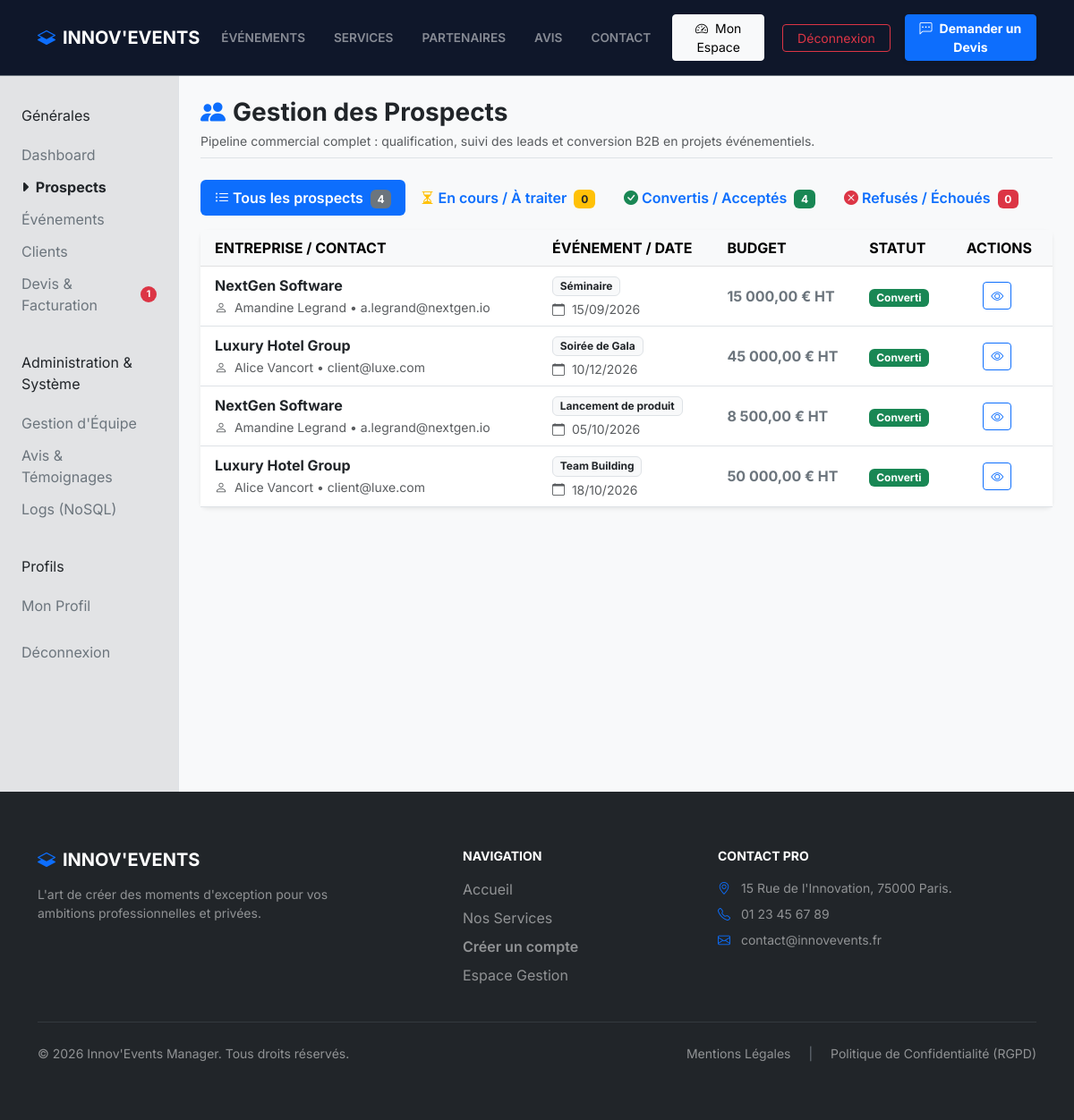
The page /index.php?action=prospects (signed in) on the database its author committed.
### tables this page shows
CREATE TABLE prospects (
id INT AUTO_INCREMENT PRIMARY KEY,
user_id INT NULL,
company_id INT NULL,
company_name VARCHAR(255) NOT NULL,
contact_name VARCHAR(255) NOT NULL,
email VARCHAR(255) NOT NULL,
phone VARCHAR(50) NOT NULL,
event_type VARCHAR(100) NOT NULL,
event_date DATE NULL,
location VARCHAR(255) NULL,
estimated_participants INT NULL,
budget DECIMAL(10, 2) NULL,
description TEXT NULL,
rejection_reason TEXT NULL,
status VARCHAR(50) NOT NULL DEFAULT 'à contacter',
created_at TIMESTAMP DEFAULT CURRENT_TIMESTAMP,
CONSTRAINT fk_prospects_user
FOREIGN KEY (user_id) REFERENCES users(id)
ON DELETE CASCADE ON UPDATE CASCADE,
CONSTRAINT fk_prospects_company
FOREIGN KEY (company_id) REFERENCES companies(id)
ON DELETE CASCADE ON UPDATE CASCADE
);

### src/controllers/DashboardController.php (called while the page is built, shortened)
<?php
require_once __DIR__ . '/../models/sql/Prospect.php';
class DashboardController extends BaseController
{
    public function showProspectsList(): void
    {
        $prospectModel = new Prospect();
        $allProspects = $prospectModel->findAll();
        $prospectsEnCours   = [];
        $prospectsConvertis = [];
        $prospectsEchoues   = [];
        foreach ($allProspects as $p) {
            $status = strtolower($p['status'] ?? '');
            if (in_array($status, ['échoué', 'refusé'], true)) {
                $prospectsEchoues[] = $p;
            } elseif (in_array($status, ['converti', 'accepté'], true)) {
                $prospectsConvertis[] = $p;
            } else {
                $prospectsEnCours[] = $p;
            }
        }
        $prospects = $allProspects;
        require __DIR__ . '/../views/partials/header.php';
        require __DIR__ . '/../views/admin/list_prospects.php';
        require __DIR__ . '/../views/partials/footer.php';
    }
}

### src/config/Database.php (called while the page is built, shortened)
<?php
class Database {
    private static $instance = null;
    private function __construct() {
        $host    = 'db';
        $db      = 'innovevents_db';
        $user    = 'root';
        $pass    = 'root_password';
        $charset = 'utf8mb4';
        $dsn = "mysql:host=$host;dbname=$db;charset=$charset";
        try {
            $this->pdo = new PDO($dsn, $user, $pass, [
                PDO::ATTR_ERRMODE => PDO::ERRMODE_EXCEPTION,
                PDO::ATTR_DEFAULT_FETCH_MODE => PDO::FETCH_ASSOC,
                PDO::ATTR_EMULATE_PREPARES => false
            ]);
        } catch (\PDOException $e) {
            error_log("Database connection failure: " . $e->getMessage());
            die("Erreur de connexion à la base de données. Veuillez réessayer plus tard.");
        }
    }
    public static function getInstance() {
        if (self::$instance === null) {
            self::$instance = new Database();
        }
        return self::$instance->pdo;
    }
}

### src/models/sql/Prospect.php (called while the page is built, shortened)
<?php
require_once __DIR__ . '/../../config/Database.php';
class Prospect
{
    private $db;
    public function __construct()
    {
        $this->db = Database::getInstance();
    }
    public function findAll(): array
    {
        try {
            $query = "SELECT * FROM prospects ORDER BY created_at DESC";
            $stmt = $this->db->prepare($query);
            $stmt->execute();
            return $stmt->fetchAll(PDO::FETCH_ASSOC);
        } catch (\PDOException $e) {
            error_log("Erreur lors de la récupération des prospects : " . $e->getMessage());
            return [];
        }
    }
}

### src/views/admin/list_prospects.php (the view, shortened to what this page needs)
<?php
function renderProspectTable(array $list): void
{
    ?>
    <div class="table-responsive">
        <table class="table table-hover align-middle mb-0" aria-label="Tableau des prospects">
            <thead class="table-light text-uppercase fs-7">
            <tr>
                <th scope="col" class="px-3">Entreprise / Contact</th>
                <th scope="col">Événement / Date</th>
                <th scope="col">Budget</th>
                <th scope="col">Statut</th>
                <th scope="col" class="text-center px-3">Actions</th>
            </tr>
            </thead>
            <tbody>
            <?php if (empty($list)): ?>
                <tr>
                    <td colspan="5" class="text-center py-4 text-muted">
                        <em>Aucun prospect dans cette catégorie pour le moment.</em>
                    </td>
                </tr>
            <?php else: ?>
                <?php foreach ($list as $prospect): ?>
                    <?php
                    $st = strtolower($prospect['status'] ?? 'à contacter');
                    $badgeClass = 'bg-secondary';
                    if (in_array($st, ['accepté', 'converti'], true)) {
                        $badgeClass = 'bg-success';
                    } elseif (in_array($st, ['refusé', 'échoué'], true)) {
                        $badgeClass = 'bg-danger';
                    } elseif ($st === 'à contacter') {
                        $badgeClass = 'bg-warning text-dark';
                    } elseif ($st === 'en cours') {
                        $badgeClass = 'bg-primary';
                    }
                    ?>
                    <tr>
                        <td class="px-3">
                            <div class="fw-bold text-dark">
                                <?= htmlspecialchars($prospect['company_name'] ?? '', ENT_QUOTES, 'UTF-8') ?>
                            </div>
                            <small class="text-muted">
                                <i class="bi bi-person me-1" aria-hidden="true"></i>
                                <?= htmlspecialchars($prospect['contact_name'] ?? '', ENT_QUOTES, 'UTF-8') ?>
                                <?php if (!empty($prospect['email'])): ?>
                                    &bull; <?= htmlspecialchars($prospect['email'], ENT_QUOTES, 'UTF-8') ?>
                                <?php endif; ?>
                            </small>
                        </td>
                        <td>
                            <span class="badge bg-light text-dark border">
                                <?= htmlspecialchars($prospect['event_type'] ?? 'Non spécifié', ENT_QUOTES, 'UTF-8') ?>
                            </span>
                            <div class="small text-muted mt-1">
                                <i class="bi bi-calendar me-1" aria-hidden="true"></i>
                                <?= !empty($prospect['event_date']) ? date('d/m/Y', strtotime($prospect['event_date'])) : 'Non définie' ?>
                            </div>
                        </td>
                        <td class="fw-bold text-secondary">
                            <?= number_format((float)($prospect['budget'] ?? 0), 2, ',', ' ') ?> € HT
                        </td>
                        <td>
                            <span class="badge <?= $badgeClass ?> px-2 py-1">
                                <?= ucfirst(htmlspecialchars($prospect['status'] ?? 'À contacter', ENT_QUOTES, 'UTF-8')) ?>
                            </span>
                        </td>
                        <td class="text-center px-3">
                            <a href="index.php?action=view_prospect&id=<?= (int)$prospect['id'] ?>"
                               class="btn btn-sm btn-outline-primary me-1"
                               title="Voir la fiche complète"
                               aria-label="Consulter la fiche de <?= htmlspecialchars($prospect['company_name'] ?? '', ENT_QUOTES, 'UTF-8') ?>">
                                <i class="bi bi-eye" aria-hidden="true"></i>
                            </a>
                        </td>
                    </tr>
                <?php endforeach; ?>
            <?php endif; ?>
            </tbody>
        </table>
    </div>
    <?php
}
?>
<div class="container-fluid bg-light min-vh-100">
    <div class="row">
        <?php require __DIR__ . '/../partials/sidebar.php'; ?>
        <main class="col-md-9 ms-sm-auto col-lg-10 px-md-4 py-3">
            <div class="d-flex flex-wrap justify-content-between align-items-center pt-2 pb-2 mb-4 border-bottom">
                <div>
                    <h1 class="h3 fw-bold text-dark mb-1">
                        <i class="bi bi-people-fill text-primary me-2" aria-hidden="true"></i>Gestion des Prospects
                    </h1>
                    <p class="text-muted small mb-0">
                        Pipeline commercial complet : qualification, suivi des leads et conversion B2B en projets événementiels.
                    </p>
                </div>
            </div>
            <ul class="nav nav-pills mb-3" id="prospectsTabs" role="tablist">
                <li class="nav-item" role="presentation">
                    <button class="nav-link active fw-semibold" id="tab-all" data-bs-toggle="pill" data-bs-target="#content-all" type="button" role="tab" aria-controls="content-all" aria-selected="true">
                        <i class="bi bi-list-ul me-1"></i>Tous les prospects <span class="badge bg-secondary ms-1"><?= count($allProspects ?? $prospects ?? []) ?></span>
                    </button>
                </li>
                <li class="nav-item" role="presentation">
                    <button class="nav-link fw-semibold" id="tab-encours" data-bs-toggle="pill" data-bs-target="#content-encours" type="button" role="tab" aria-controls="content-encours" aria-selected="false">
                        <i class="bi bi-hourglass-split me-1 text-warning"></i>En cours / À traiter <span class="badge bg-warning text-dark ms-1"><?= count($prospectsEnCours ?? []) ?></span>
                    </button>
                </li>
                <li class="nav-item" role="presentation">
                    <button class="nav-link fw-semibold" id="tab-convertis" data-bs-toggle="pill" data-bs-target="#content-convertis" type="button" role="tab" aria-controls="content-convertis" aria-selected="false">
                        <i class="bi bi-check-circle-fill me-1 text-success"></i>Convertis / Acceptés <span class="badge bg-success ms-1"><?= count($prospectsConvertis ?? []) ?></span>
                    </button>
                </li>
                <li class="nav-item" role="presentation">
                    <button class="nav-link fw-semibold" id="tab-echoues" data-bs-toggle="pill" data-bs-target="#content-echoues" type="button" role="tab" aria-controls="content-echoues" aria-selected="false">
                        <i class="bi bi-x-circle-fill me-1 text-danger"></i>Refusés / Échoués <span class="badge bg-danger ms-1"><?= count($prospectsEchoues ?? []) ?></span>
                    </button>
                </li>
            </ul>
            <div class="card border-0 shadow-sm rounded-3">
                <div class="card-body p-0">
                    <div class="tab-content" id="prospectsTabsContent">
                        <div class="tab-pane fade show active" id="content-all" role="tabpanel" aria-labelledby="tab-all">
                            <?php renderProspectTable($allProspects ?? $prospects ?? []); ?>
                        </div>
                    </div>
                </div>
            </div>
        </main>
    </div>
</div>

### public/css/style.css (style rules this page uses)
body { font-family: 'Inter', system-ui, -apple-system, sans-serif !important; color: #475569 !important; }

### rows shown on the page
prospects: company_name "NextGen Software", contact_name "Amandine Legrand", email "a.legrand@nextgen.io", event_type "Séminaire", event_date "15/09/2026", budget "15 000,00", status "Converti"
prospects: company_name "Luxury Hotel Group", contact_name "Alice Vancort", email "client@luxe.com", event_type "Soirée de Gala", event_date "10/12/2026", budget "45 000,00", status "Converti"
prospects: company_name "NextGen Software", contact_name "Amandine Legrand", email "a.legrand@nextgen.io", event_type "Lancement de produit", event_date "05/10/2026", budget "8 500,00", status "Converti"
prospects: company_name "Luxury Hotel Group", contact_name "Alice Vancort", email "client@luxe.com", event_type "Team Building", event_date "18/10/2026", budget "50 000,00", status "Converti"

### other values the page prints
$sectionTitle "Générales"
$item['label'] "Dashboard"
$item['label'] "Prospects"
$item['label'] "Événements"
$item['label'] "Clients"
$item['label'] "Devis & Facturation"
$badge "1"
$sectionTitle "Administration & Système"
$item['label'] "Gestion d'Équipe"
$item['label'] "Avis & Témoignages"
$item['label'] "Logs (NoSQL)"
$sectionTitle "Profils"
$item['label'] "Mon Profil"
$item['label'] "Déconnexion"
count($allProspects ?? $prospects ?? []) "4"
